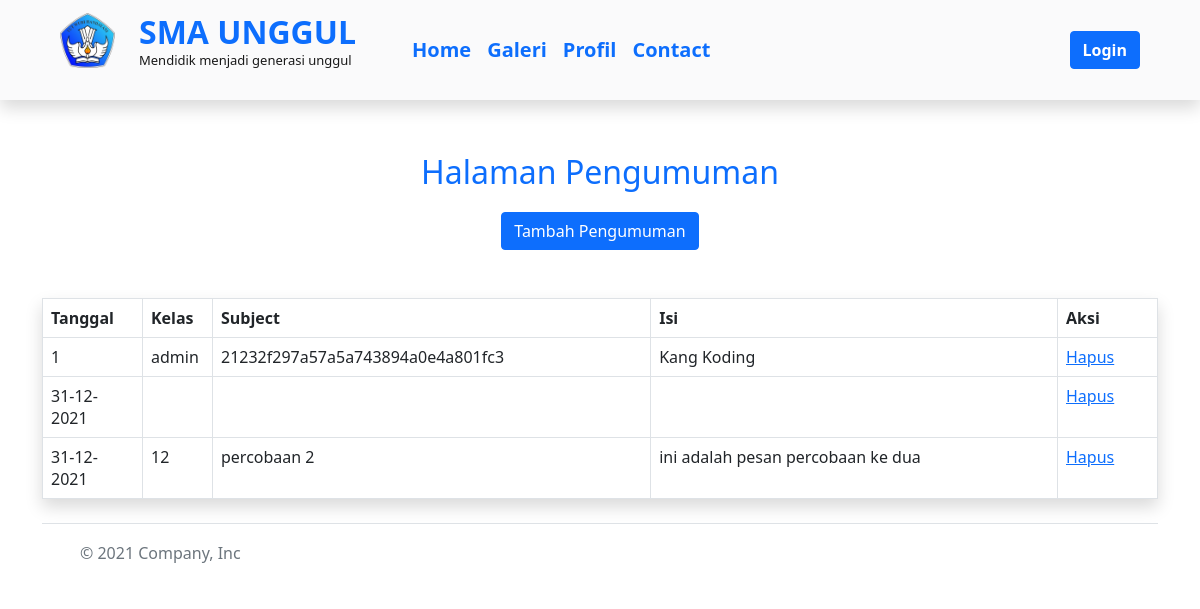
/Guru/pengumuman.php, run on an earlier commit of the app's database.
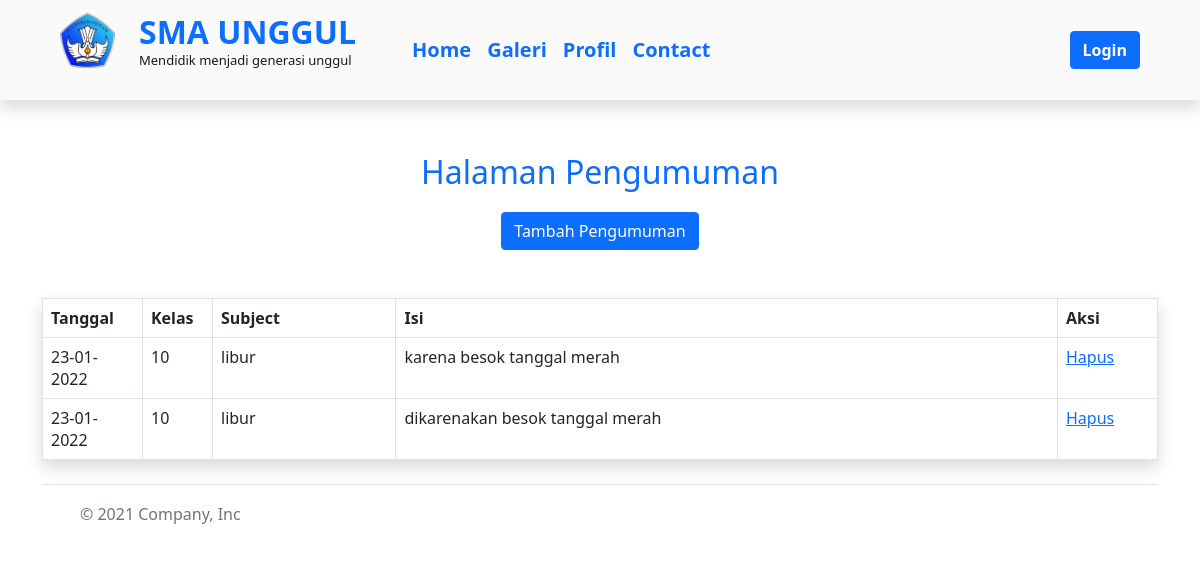
And on a later commit of the database.
### tables this page shows
CREATE TABLE `pengumumam` (
  `id` int(11) NOT NULL,
  `tanggal` varchar(55) NOT NULL,
  `kelas` varchar(5) NOT NULL,
  `subject` varchar(255) NOT NULL,
  `isi` varchar(255) NOT NULL
);

### Guru/pengumuman.php (the view, shortened to what this page needs)
<link rel="stylesheet" href="../css/bootstrap.css">
<link rel="stylesheet" href="../js/bootstrap.js">
<div class="shadow">
    <?php include ('../navbar1.php'); ?>
  </div>
<?php
  include ("../koneksi_db.php");
    switch (isset($_GET['act'])) {
            ?>
            <?php
            default:
            ?>
    <div class="container">
        <center><br><br>
            <p class="fs-2 text-primary d-flex justify-content-center">Halaman Pengumuman</p>
            <button type="button" class="btn btn-primary" onclick="location.href='?menu=admin&act=editor'">Tambah Pengumuman</button> <br><br>
        </center>
              <br>
      <table border=1 class="table table-bordered shadow">
      <tr>
          <td width="100"><b>Tanggal</b></td>
          <td width="70"><b> Kelas</b> </td>
          <td><b> Subject</b></td>
          <td><b> Isi</b> </td>
          <td width="50"><b>Aksi</b></td>
        </tr>
        <?php
        $tampil="SELECT * FROM pengumumam";
        $hasil=mysqli_query($conn,$tampil);
        while ($data=mysqli_fetch_array($hasil))
        {
            echo '<tr>
                  <td>'.$data[1].'</td>
                  <td class="text-left">'.$data[2].'</td>
                  <td class="text-left">'.$data[3].'</td>
                  <td>'.$data[4].'</td>
                  <td width="100"> <a onclick="return confirm(\'Apakah anda yakin akan menghapus?\')"
                  href="proses_pengumuman.php?act=delete&id='.$data[0].'">Hapus </a> </td>
                </tr>';
        }
        ?>
      </table>
    </div>
    <?php
    include ("../footer.php");
}
?>

What changed in the data, as far as the page shows it:
removed pengumumam: tanggal "1", kelas "admin", subject "21232f297a57a5a743894a0e4a801fc3", isi "Kang Koding"
removed pengumumam: tanggal "31-12-2021"
removed pengumumam: tanggal "31-12-2021", kelas "12", subject "percobaan 2", isi "ini adalah pesan percobaan ke dua"
added pengumumam: tanggal "23-01-2022", kelas "10", subject "libur", isi "karena besok tanggal merah"
added pengumumam: tanggal "23-01-2022", kelas "10", subject "libur", isi "dikarenakan besok tanggal merah"
